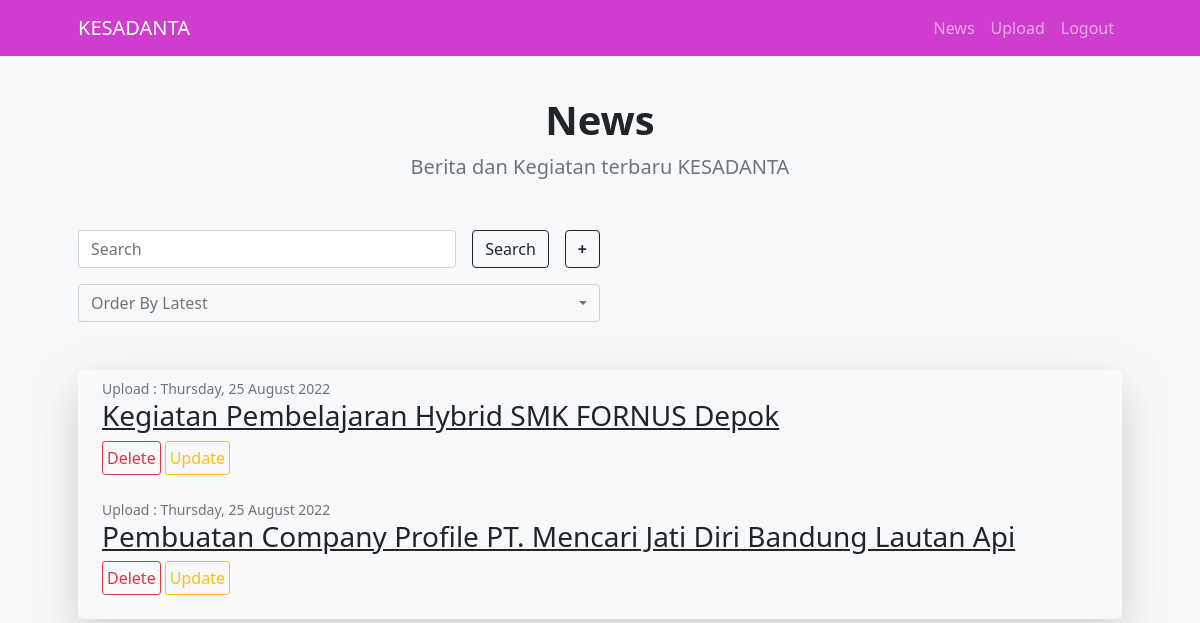
The page /admin/more-news/index.php (signed in) on the database its author committed.
### tables this page shows
CREATE TABLE `berita` (
  `id` int(5) NOT NULL,
  `judul` varchar(200) NOT NULL,
  `kel` varchar(50) NOT NULL,
  `kec` varchar(50) NOT NULL,
  `kota` varchar(50) NOT NULL,
  `tanggal` varchar(35) NOT NULL,
  `tema` varchar(50) NOT NULL,
  `gambar` varchar(100) NOT NULL,
  `deskripsi` varchar(5000) NOT NULL
);

### koneksi.php (called while the page is built)
<?php
    $konek = mysqli_connect("sql200.epizy.com","epiz_32439731","WILynRN9K5Ds","epiz_32439731_kesadanta_db");
    function query($query) {
        global $konek;
        $result = mysqli_query($konek, $query);
        $rows = [];
        while ( $row = mysqli_fetch_assoc($result) ) {
            $rows[] = $row;
        }
        return $rows;
    }
?>

### admin/more-news/index.php (the view, shortened to what this page needs)
<?php
    require "../../koneksi.php";
    $sql_search = "";
    $order = "Latest";
    $sql_order = "ORDER BY id DESC";
    $beritaList = query("SELECT * FROM berita $sql_search $sql_order ");
?>
<!DOCTYPE html>
<html lang="en">
    <head>
        <link href="https://cdn.jsdelivr.net/npm/bootstrap-icons@1.5.0/font/bootstrap-icons.css" rel="stylesheet" />
        <link href="../../css/styles.css" rel="stylesheet" />
    </head>
    <body class="d-flex flex-column h-100">
        <main class="flex-shrink-0">
            <nav class="navbar navbar-expand-lg navbar-dark bg-kesadanta position-fixed w-100 z-100">
                <div class="container px-5">
                    <a class="navbar-brand" href="../../news/">KESADANTA</a>
                    <div class="collapse navbar-collapse" id="navbarSupportedContent">
                        <ul class="navbar-nav ms-auto mb-2 mb-lg-0">
                            <li class="nav-item"><a class="nav-link" href="../">News</a></li>
                            <li class="nav-item"><a class="nav-link" href="../upload/">Upload</a></li>
                            <li class="nav-item"><a class="nav-link" href="../logout/">Logout</a></li>
                        </ul>
                    </div>
                </div>
            </nav>
            <section class="py-5 bg-light min-vh-100">
                <div class="container px-5">
                    <div class="text-center py-5">
                        <h1 class="fw-bolder">News</h1>
                        <p class="lead fw-normal text-muted mb-0">Berita dan Kegiatan terbaru KESADANTA</p>
                    </div>
                    <form class="d-flex gap-3 col-12 col-sm-8 col-md-6 col-lg-6" role="search" action="" method="post">
                        <input class="form-control" type="search" name="dataSearch" placeholder="Search" autocomplete="off" >
                        <button class="btn btn-outline-dark" name="search" type="search">Search</button>
                        <a class="text-decoration-none " href="../admin/upload/"><button class="btn btn-outline-dark fw-bolder" name="tambah" type="search">+</button></a>
                    </form>
                    <form action="" class="d-flex my-3 gap-3 col-12 col-sm-8 col-md-6 col-lg-6" method="post">
                        <li class="nav-item dropdown list-unstyled col-12">
                            <a class="text-decoration-none  active text-muted bg-light col-12 form-control d-flex justify-content-between" href="#" role="button"  data-bs-toggle="dropdown" aria-expanded="false">
                                Order By <?php echo $order?>
                                    <span class="dropdown-toggle"></span>
                            </a>
                        </li>
                    </form>
                    <div class="row gx-5 my-5 pt-1 mx-0 rounded-3 shadow-lg ">
                        <div class="col-12">
                            <?php foreach($beritaList as $list) { ?>
                            <div class="mt-1">
                                <div class="small text-muted">Upload : <?= $list["tanggal"]; ?></div>
                                <a class="link-dark" href="../read-more/?berita=<?= $list["id"];?>"><h3><?= $list["judul"]; ?></h3></a>
                                <form action="" method="post" class="mt-0 mb-4 col-12">
                                    <a class="p-1 text-decoration-none rounded-1 btn btn-outline-danger" href="../delete/?berita=<?= $list['id'] ?>">Delete</a>
                                    <a class="p-1 text-decoration-none rounded-1 btn btn-outline-warning" href="../update/?berita=<?= $list['id'] ?>">Update</a>
                                </form>
                            </div>
                            <?php } ?>
                        </div>
                    </div>
                </div>
            </section>
        </main>
    </body>
</html>

### rows shown on the page
berita: tanggal "Thursday, 25 August 2022", judul "Kegiatan Pembelajaran Hybrid SMK FORNUS Depok"
berita: tanggal "Thursday, 25 August 2022", judul "Pembuatan Company Profile PT. Mencari Jati Diri Bandung Lautan Api"

### other values the page prints
$order "Latest"
